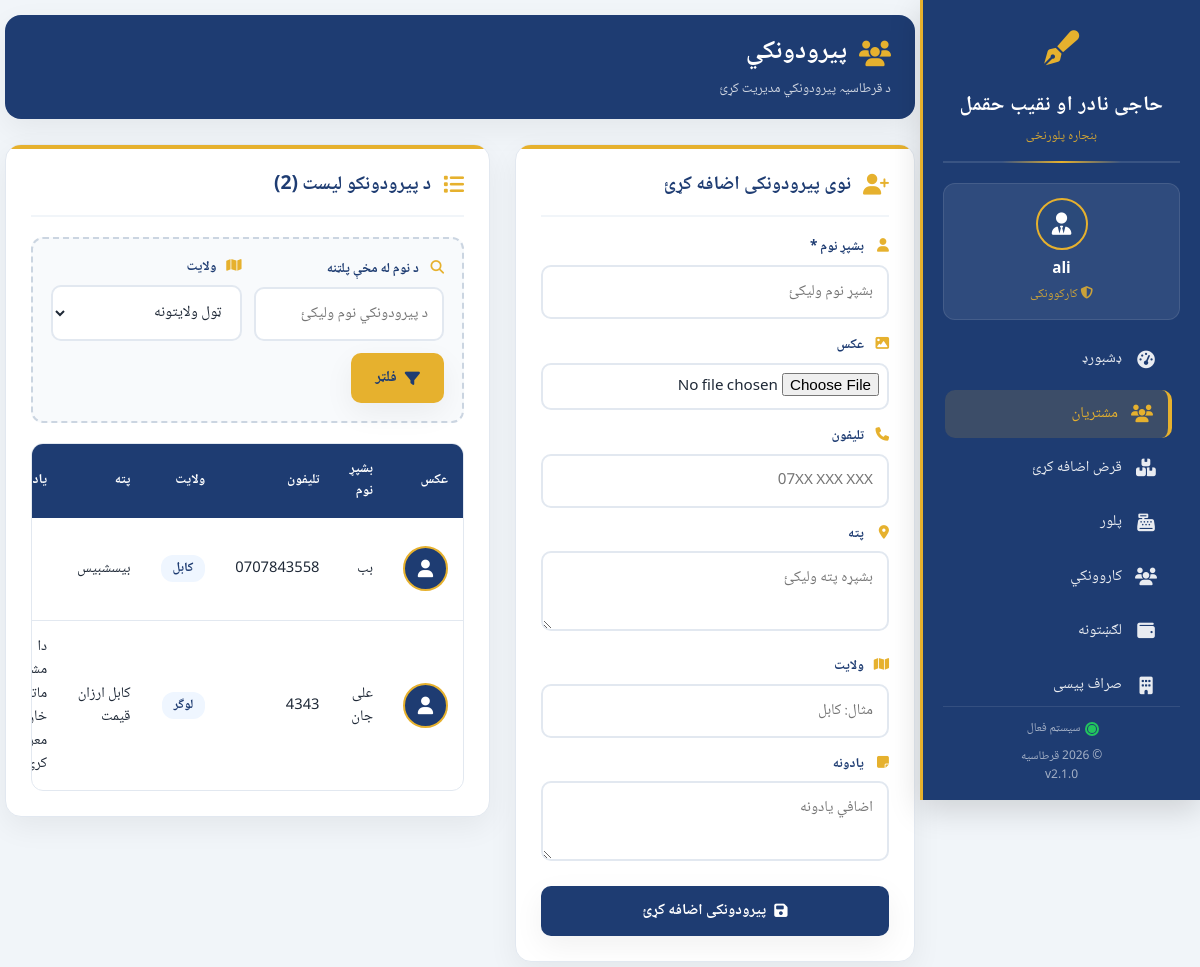
The page /client.php (signed in) on the database its author committed.
### tables this page shows
CREATE TABLE `clients` (
  `id` int(11) NOT NULL AUTO_INCREMENT,
  `full_name` varchar(150) NOT NULL,
  `picture` varchar(255) DEFAULT NULL,
  `phone` varchar(30) DEFAULT NULL,
  `address` text DEFAULT NULL,
  `province` varchar(100) DEFAULT NULL,
  `note` text DEFAULT NULL,
  `created_at` timestamp NOT NULL DEFAULT current_timestamp(),
  PRIMARY KEY (`id`)
);

### client.php (the view, shortened to what this page needs)
<?php
require_once 'db.php';
$search_name = isset($_GET['search_name']) ? trim($_GET['search_name']) : '';
$sql = "SELECT * FROM clients";
$sql .= " ORDER BY id DESC";
$stmt = $conn->prepare($sql);
$stmt->execute();
$result = $stmt->get_result();
$clients = [];
while ($row = $result->fetch_assoc()) {
    $clients[] = $row;
}
?>
<!DOCTYPE html>
<html lang="ps" dir="rtl">
<head>
    <link rel="stylesheet" href="https://cdnjs.cloudflare.com/ajax/libs/font-awesome/6.4.0/css/all.min.css">
</head>
<body>
<?php include 'sidebar.php'; ?>
<div class="main-content">
    <div class="page-header">
        <div>
            <h1><i class="fas fa-users"></i> پیرودونکي</h1>
            <div class="subtitle">د قرطاسیہ پیرودونکي مدیریت کړئ</div>
        </div>
    </div>
    <div class="content-grid">
        <div class="card">
            <div class="card-header">
                <i class="fas fa-user-plus"></i>
                <h2>نوی پیرودونکی اضافه کړئ</h2>
            </div>
            <form method="POST" enctype="multipart/form-data" id="clientForm">
                <div class="form-group">
                    <label><i class="fas fa-user"></i> بشپړ نوم *</label>
                    <input type="text" name="full_name" placeholder="بشپړ نوم ولیکئ" required>
                </div>
                <div class="form-group">
                    <label><i class="fas fa-image"></i> عکس</label>
                    <input type="file" name="picture" accept="image/*">
                </div>
                <div class="form-group">
                    <label><i class="fas fa-phone"></i> تلیفون</label>
                    <input type="text" name="phone" placeholder="07XX XXX XXX">
                </div>
                <div class="form-group">
                    <label><i class="fas fa-map-marker-alt"></i> پته</label>
                    <textarea name="address" placeholder="بشپړه پته ولیکئ"></textarea>
                </div>
                <div class="form-group">
                    <label><i class="fas fa-map"></i> ولایت</label>
                    <input type="text" name="province" placeholder="مثال: کابل">
                </div>
                <div class="form-group">
                    <label><i class="fas fa-sticky-note"></i> یادونه</label>
                    <textarea name="note" placeholder="اضافي یادونه"></textarea>
                </div>
                <button type="submit" class="btn btn-primary" id="submitBtn">
                    <i class="fas fa-save"></i> پیرودونکی اضافه کړئ
                </button>
            </form>
        </div>
        <div class="card">
            <div class="card-header">
                <i class="fas fa-list"></i>
                <h2>د پیرودونکو لیست (<?php echo count($clients); ?>)</h2>
            </div>
            <div class="filter-bar">
                <form method="GET">
                    <div class="filter-row">
                        <div class="form-group">
                            <label><i class="fas fa-search"></i> د نوم له مخې پلټنه</label>
                            <input type="text" name="search_name" placeholder="د پیرودونکي نوم ولیکئ" value="<?php echo htmlspecialchars($search_name); ?>">
                        </div>
                        <div class="form-group">
                            <label><i class="fas fa-map"></i> ولایت</label>
                            <select name="filter_province">
                                <option value="">ټول ولایتونه</option>
                            </select>
                        </div>
                        <button type="submit" class="btn btn-secondary">
                            <i class="fas fa-filter"></i> فلټر
                        </button>
                    </div>
                </form>
            </div>
            <div class="table-wrapper">
                <table>
                    <thead>
                        <tr>
                            <th>عکس</th>
                            <th>بشپړ نوم</th>
                            <th>تلیفون</th>
                            <th>ولایت</th>
                            <th>پته</th>
                            <th>یادونه</th>
                        </tr>
                    </thead>
                    <tbody>
                        <?php if (count($clients) > 0): ?>
                            <?php foreach ($clients as $c): ?>
                                <tr>
                                    <td>
                                        <?php if (!empty($c['picture']) && file_exists(__DIR__ . '/' . $c['picture'])): ?>
                                            <img src="<?php echo htmlspecialchars($c['picture']); ?>"
                                                 class="client-avatar"
                                                 alt="عکس"
                                                 onclick="openImage('<?php echo htmlspecialchars($c['picture']); ?>', '<?php echo htmlspecialchars($c['full_name']); ?>')">
                                        <?php else: ?>
                                            <div class="client-avatar-placeholder"><i class="fas fa-user"></i></div>
                                        <?php endif; ?>
                                    </td>
                                    <td><?php echo htmlspecialchars($c['full_name']); ?></td>
                                    <td><?php echo htmlspecialchars($c['phone']); ?></td>
                                    <td><span class="province-badge"><?php echo htmlspecialchars($c['province']); ?></span></td>
                                    <td><?php echo htmlspecialchars($c['address']); ?></td>
                                    <td><?php echo htmlspecialchars($c['note']); ?></td>
                                </tr>
                            <?php endforeach; ?>
                        <?php endif; ?>
                    </tbody>
                </table>
            </div>
        </div>
    </div>
</div>
</body>
</html>

### client.php (style rules this page uses)
:root { --primary-color: #1e3c72; --secondary-color: #2b4a7a; --accent-color: #e6b12e; --success-color: #22c55e; --danger-color: #ef4444; --text-color: #1f2937; --text-muted: #64748b; --card-bg: #ffffff; --bg-light: #f1f5f9; --shadow: 0 10px 30px rgba(0, 0, 0, 0.06); --shadow-hover: 0 20px 40px rgba(0, 0, 0, 0.1); --border-radius: 16px; --transition: all 0.3s cubic-bezier(0.175, 0.885, 0.32, 1.275); }
* { margin: 0; padding: 0; box-sizing: border-box; font-family: 'Noto Naskh Arabic', 'Segoe UI', Tahoma, sans-serif; }
body { background: var(--bg-light); color: var(--text-color); min-height: 100vh; font-size: 14px; line-height: 1.6; }
.main-content { padding: 5px; }
.page-header { display: flex; justify-content: space-between; align-items: center; margin-bottom: 25px; flex-wrap: wrap; gap: 15px; padding: 18px 24px; background: var(--primary-color); border-radius: var(--border-radius); color: white; box-shadow: var(--shadow); }
.page-header h1 { font-size: 1.6rem; display: flex; align-items: center; gap: 12px; font-weight: 700; margin: 0; }
.page-header h1 i { color: var(--accent-color); }
.page-header .subtitle { color: rgba(255,255,255,0.8); font-size: 0.85rem; margin-top: 5px; }
.content-grid { display: grid; grid-template-columns: 400px 1fr; gap: 25px; align-items: start; }
.card { background: var(--card-bg); border-radius: var(--border-radius); padding: 25px; box-shadow: var(--shadow); position: relative; overflow: hidden; border: 1px solid #e2e8f0; }
.card::before { content: ''; position: absolute; top: 0; left: 0; right: 0; height: 4px; background: var(--accent-color); }
.card-header { display: flex; align-items: center; gap: 12px; margin-bottom: 20px; padding-bottom: 15px; border-bottom: 2px solid #f1f5f9; }
.card-header i { color: var(--accent-color); font-size: 1.3rem; }
.card-header h2 { margin: 0; font-size: 1.2rem; color: var(--primary-color); font-weight: 700; }
.form-group { margin-bottom: 16px; }
.form-group label { display: block; margin-bottom: 6px; font-size: 0.85rem; font-weight: 600; color: var(--primary-color); }
.form-group label i { color: var(--accent-color); margin-left: 6px; width: 16px; }
.form-group input, .form-group textarea, .form-group select { width: 100%; padding: 12px 14px; border: 2px solid #e2e8f0; border-radius: 10px; font-size: 0.95rem; transition: var(--transition); font-family: inherit; background: var(--card-bg); color: var(--text-color); text-align: right; }
.form-group textarea { resize: vertical; min-height: 70px; }
.form-group input[type="file"] { padding: 8px; }
.btn { display: inline-flex; align-items: center; justify-content: center; gap: 8px; padding: 12px 20px; border: none; border-radius: 10px; font-size: 0.95rem; font-weight: 600; cursor: pointer; transition: var(--transition); font-family: inherit; text-decoration: none; }
.btn-primary { background: var(--primary-color); color: white; width: 100%; box-shadow: var(--shadow); }
.btn-secondary { background: var(--accent-color); color: var(--primary-color); box-shadow: var(--shadow); }
.filter-bar { background: #f8fafc; border: 2px dashed #cbd5e1; border-radius: 12px; padding: 18px; margin-bottom: 20px; }
.filter-row { display: flex; gap: 12px; align-items: flex-end; flex-wrap: wrap; }
.filter-row .form-group { flex: 1; min-width: 160px; margin-bottom: 0; }
.filter-row .btn { width: auto; padding: 12px 24px; }
.table-wrapper { overflow-x: auto; border-radius: 12px; border: 1px solid #e2e8f0; }
table { width: 100%; border-collapse: collapse; font-size: 0.92rem; }
thead { background: var(--primary-color); }
th { padding: 15px; text-align: right; color: white; font-weight: 600; font-size: 0.85rem; }
td { padding: 14px 15px; border-bottom: 1px solid #e2e8f0; color: var(--text-color); text-align: right; vertical-align: middle; }
tbody tr:last-child td { border-bottom: none; }
.client-avatar-placeholder { width: 45px; height: 45px; border-radius: 50%; background: var(--primary-color); color: white; display: inline-flex; align-items: center; justify-content: center; font-size: 1.1rem; border: 2px solid var(--accent-color); }
.province-badge { display: inline-block; background: #eff6ff; color: var(--primary-color); padding: 3px 12px; border-radius: 12px; font-size: 0.8rem; font-weight: 600; }

### rows shown on the page
clients: full_name "بب", phone "0707843558", province "کابل", address "بیسشبیس"
clients: full_name "علی جان", phone "4343", province "لوگر", address "کابل ارزان قیمت", note "دا…"

### other values the page prints
$current_user "ali"
count($clients) "2"
